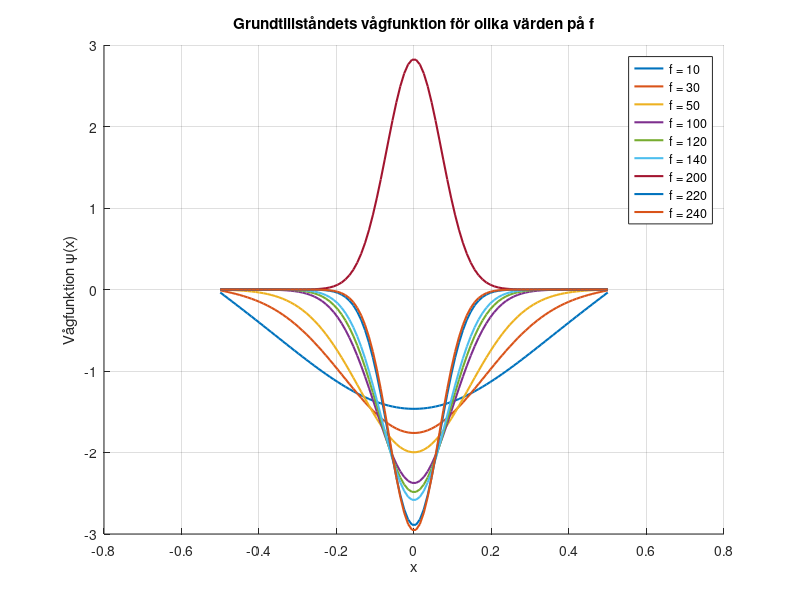

This chart was generated by the following MATLAB code:
% 2. b
% Konstanter
hbar = 1.0545718e-34;  % Plancks reducerade konstant J·s
m_e = 9.10938356e-31;  % Elektronens massa kg
c = 3e8;               % Ljusets hastighet m/s

% Bredd på lådan
a = 1e-9;  % För enkelhets skull väljs a = 1e-9 m

% Diskretisering
N = 100;
x = linspace(-1/2, 1/2, N);
delta = x(2) - x(1);  % Steglängd

% Valda värden på f
f_values = [10 30 50 100 120 140 200 220 240];

% Skapar en figur och håller den öppen för multipla plottar
figure;
hold on;

% Loopar över olika f-värden
for i = 1:length(f_values)
    f = f_values(i);

    % Dimensionslös potential
    vk = (f * x).^2 / 2;

    % Tridiagonal Hamilton-matris
    main_diag = 1./(delta.^2) * ones(N,1);  % Huvuddiagonal
    off_diag = -1./(2.*delta.^2) * ones(N-1,1);  % Super- och subdiagonal
    main_diag1 = main_diag + vk(:);  % Justerar huvuddiagonalen med potentialen

    % Skapar tridiagonala H-matrisen
    H = diag(main_diag1) + diag(off_diag, 1) + diag(off_diag, -1);

    % Egenvärden och egenvektorer för H
    [wavefcn, eigenvalue] = eig(H);

    % Vågfunktion för grundtillståndet (första egenvektorn)
    ground_state_wavefcn = wavefcn(:, 1);

    % Normalisering av vågfunktionen
    ground_state_wavefcn = ground_state_wavefcn / sqrt(sum(abs(ground_state_wavefcn).^2) * delta);

    % Plottar vågfunktionen för grundtillståndet
    plot(x, ground_state_wavefcn , 'DisplayName', ['f = ', num2str(f)], 'LineWidth', 1.5);
end

%Plot design
xlabel('x');
ylabel('Vågfunktion \psi(x)');
title('Grundtillståndets vågfunktion för olika värden på f');
legend('show');
grid on;
hold off;




